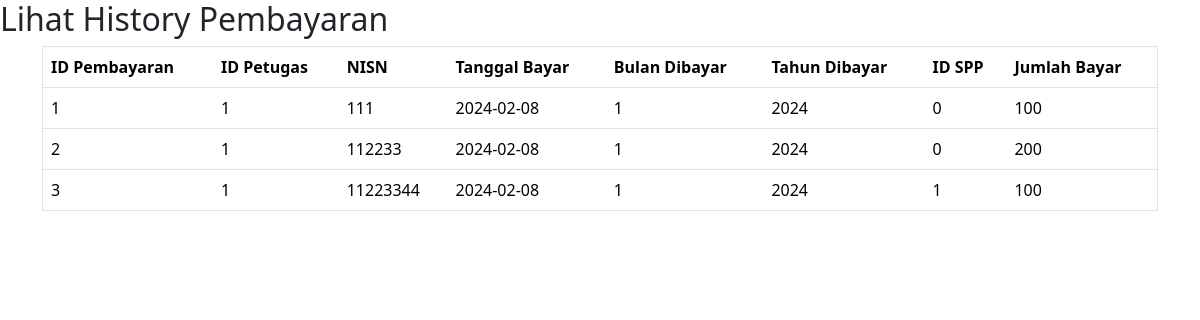
Screenshot of /lihat_history_pembayaran.php with the database file from the repository.
### tables this page shows
CREATE TABLE `pembayaran` (
  `id_pembayaran` int(11) NOT NULL,
  `id_petugas` int(11) DEFAULT NULL,
  `nisn` varchar(10) DEFAULT NULL,
  `tgl_bayar` date DEFAULT NULL,
  `bulan_dibayar` varchar(8) DEFAULT NULL,
  `tahun_dibayar` varchar(4) DEFAULT NULL,
  `id_spp` int(11) DEFAULT NULL,
  `jumlah_bayar` int(11) DEFAULT NULL
);

### lihat_history_pembayaran.php (the view, shortened to what this page needs)
<?php
require_once "mysql.php";
$sql = "SELECT * FROM pembayaran";
$result = mysqli_query($conn, $sql);
$daftar_pembayaran = [];
if ($result && mysqli_num_rows($result) > 0) {
    while ($row = mysqli_fetch_assoc($result)) {
        $daftar_pembayaran[] = $row;
    }
}
?>
<!DOCTYPE html>
<html lang="en">
<head>
    <link href="https://cdn.jsdelivr.net/npm/bootstrap@5.3.2/dist/css/bootstrap.min.css" rel="stylesheet">
</head>
<body>
    <h2>Lihat History Pembayaran</h2>
    <div class="container">
    <table class="table align-middle table-hover border">
        <thead>
            <tr>
                <th>ID Pembayaran</th>
                <th>ID Petugas</th>
                <th>NISN</th>
                <th>Tanggal Bayar</th>
                <th>Bulan Dibayar</th>
                <th>Tahun Dibayar</th>
                <th>ID SPP</th>
                <th>Jumlah Bayar</th>
            </tr>
        </thead>
        <tbody>
            <?php foreach ($daftar_pembayaran as $pembayaran): ?>
            <tr>
                <td><?php echo $pembayaran['id_pembayaran']; ?></td>
                <td><?php echo $pembayaran['id_petugas']; ?></td>
                <td><?php echo $pembayaran['nisn']; ?></td>
                <td><?php echo $pembayaran['tgl_bayar']; ?></td>
                <td><?php echo $pembayaran['bulan_dibayar']; ?></td>
                <td><?php echo $pembayaran['tahun_dibayar']; ?></td>
                <td><?php echo $pembayaran['id_spp']; ?></td>
                <td><?php echo $pembayaran['jumlah_bayar']; ?></td>
            </tr>
            <?php endforeach; ?>
        </tbody>
    </table>
    </div>
</body>
</html>

### rows the page displays
pembayaran: id_pembayaran "1", id_petugas "1", nisn "111", tgl_bayar "2024-02-08", bulan_dibayar "1", tahun_dibayar "2024", id_spp "0", jumlah_bayar "100"
pembayaran: id_pembayaran "2", id_petugas "1", nisn "112233", tgl_bayar "2024-02-08", bulan_dibayar "1", tahun_dibayar "2024", id_spp "0", jumlah_bayar "200"
pembayaran: id_pembayaran "3", id_petugas "1", nisn "11223344", tgl_bayar "2024-02-08", bulan_dibayar "1", tahun_dibayar "2024", id_spp "1", jumlah_bayar "100"
